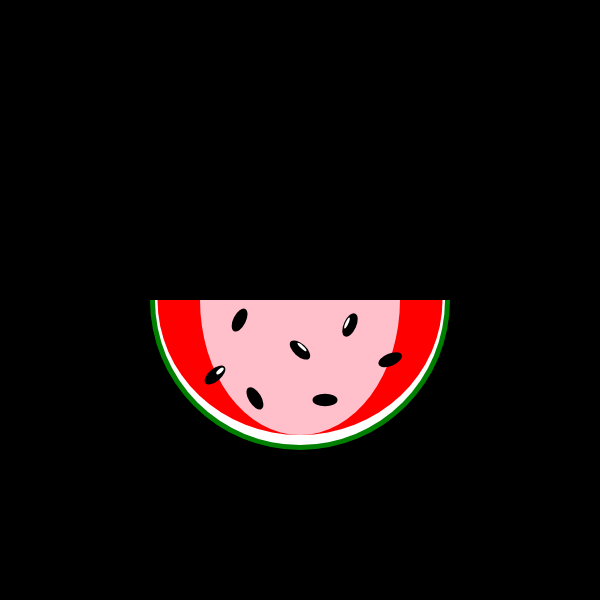
Frame 1 (no input)
Frame 60 (no input): identical to frame 1, image omitted
Frame 120 (the mouse pressed at the canvas centre since frame 60): identical to frame 1, image omitted

The p5.js sketch that drew this single still picture (run headless with seeded random() and noise() and a simulated clock; from frame 60 on, the mouse is pressed at the canvas centre):

// p5.js sketch
// ── sketch.js
let angle = 0

let greenHalfCircle = {
x: 0,
y: 0,
xWidth: 300,
yHeight: 300,
start: 0,
HowMuchPi: 3.14159265358979323846,
color: 'green',
transX: 300,
transY: 300,
}

let whiteHalfCircle = {
x: 0,
y: 0,
xWidth: 290,
yHeight: 290,
start: 0,
HowMuchPi: 3.14159265358979323846,
color: 255,
transX: 300,
transY: 300,
}

let redHalfCircle = {
x: 0,
y: 0,
xWidth: 285,
yHeight: 270,
start: 0,
HowMuchPi: 3.14159265358979323846,
color: 'red',
transX: 300,
transY: 300,
}

let pinkHalfCircle = {
x: 0,
y: 0,
xWidth: 200,
yHeight: 270,
start: 0,
HowMuchPi: 3.14159265358979323846,
color: 'pink',
transX: 300,
transY: 300,
}

let seed01 = {
x: 60,
y: 90,
h: 25,
w: 12.5,
color: 'black',
transX: 300,
transY: 300,
angle: 45
}

let seed02 = {
x: 60,
y: 90,
h: 25,
w: 12.5,
color: 'black',
transX: 300,
transY: 300,
angle: 75
}

let seed03 = {
x: 45,
y: 45,
h: 25,
w: 12.5,
color: 'black',
transX: 300,
transY: 300,
angle: 90
}

let seed04 = {
x: 25,
y: 100,
h: 25,
w: 12.5,
color: 'black',
transX: 300,
transY: 300,
angle: 0
}



let seed05 = {
x: 0,
y: 0,
h: 25,
w: 12.5,
color: 'black',
transX: 215,
transY: 375,
angle: 15
}

let seed05a = {
x: 0,
y: 0,
h: 9,
w: 4,
color: 'white',
transX: 220,
transY: 371,
angle: 15
}


let seed06 = {
x: 0,
y: 0,
h: 25,
w: 12.5,
color: 'black',
transX: 300,
transY: 350,
angle: 51
}

let seed06a = {
x: 0,
y: 0,
h: 12,
w: 3,
color: 'white',
transX: 302,
transY: 347,
angle: 51
}


let seed07 = {
x: 0,
y: 0,
h: 25,
w: 12.5,
color: 'black',
transX: 350,
transY: 325,
angle: 2
}

let seed07a = {
x: 0,
y: 0,
h: 12,
w: 3,
color: 'white',
transX: 347,
transY: 323,
angle: 2
}

function setup() {
// put setup code here
createCanvas(600, 600);
}

function draw() {
// put drawing code here
background(0);

push();
//ellipseMode(CENTER);
drawHalfCircle(greenHalfCircle);
//angle += .01
//noFill();
//ellipse(0, 0, 1150, 1150);
pop();

push();
drawHalfCircle(whiteHalfCircle);
pop();

drawHalfCircle(redHalfCircle);

drawHalfCircle(pinkHalfCircle);

drawSeed(seed01);

drawSeed(seed02);

drawSeed(seed03);

drawSeed(seed04);

//with white highlight
drawSeed(seed05);
drawSeed(seed05a);

//with white highlight
drawSeed(seed06);
drawSeed(seed06a);

//with white highlight
drawSeed(seed07);
drawSeed(seed07a);




}

function drawHalfCircle(greenHalfCircle) {
push();
noStroke();
translate(greenHalfCircle.transX, greenHalfCircle.transY)
fill(greenHalfCircle.color)
arc(greenHalfCircle.x, greenHalfCircle.y, greenHalfCircle.xWidth, greenHalfCircle.yHeight, greenHalfCircle.start, greenHalfCircle.HowMuchPi)
pop();
}

function drawHalfCircle(whiteHalfCircle) {
push();
noStroke();
translate(whiteHalfCircle.transX, whiteHalfCircle.transY)
fill(whiteHalfCircle.color)
arc(whiteHalfCircle.x, whiteHalfCircle.y, whiteHalfCircle.xWidth, whiteHalfCircle.yHeight, whiteHalfCircle.start, whiteHalfCircle.HowMuchPi)
pop();
}

function drawHalfCircle(redHalfCircle) {
push();
noStroke();
translate(redHalfCircle.transX, redHalfCircle.transY)
fill(redHalfCircle.color);
arc(redHalfCircle.x, redHalfCircle.y, redHalfCircle.xWidth, redHalfCircle.yHeight, redHalfCircle.start, redHalfCircle.HowMuchPi)
pop();
}

function drawHalfCircle(pinkHalfCircle) {
push();
noStroke();
translate(pinkHalfCircle.transX, pinkHalfCircle.transY)
fill(pinkHalfCircle.color);
arc(pinkHalfCircle.x, pinkHalfCircle.y, pinkHalfCircle.xWidth, pinkHalfCircle.yHeight, pinkHalfCircle.start, pinkHalfCircle.HowMuchPi)
pop();
}

function drawSeed(seed01){
push();
noStroke();
fill(seed01.color)
translate(seed01.transX, seed01.transY)
rotate(seed01.angle)
ellipse(seed01.x, seed01.y, seed01.h, seed01.w)
pop();
}

function drawSeed(seed02){
push();
noStroke();
fill(seed02.color)
translate(seed02.transX, seed02.transY)
rotate(seed02.angle)
ellipse(seed02.x, seed02.y, seed02.h, seed02.w)
pop();
}

function drawSeed(seed03){
push();
noStroke();
fill(seed03.color)
translate(seed03.transX, seed03.transY)
rotate(seed03.angle)
ellipse(seed03.x, seed03.y, seed03.h, seed03.w)
pop();
}

function drawSeed(seed04){
push();
noStroke();
fill(seed04.color)
translate(seed04.transX, seed04.transY)
rotate(seed04.angle)
ellipse(seed04.x, seed04.y, seed04.h, seed04.w)
pop();
}

function drawSeed(seed05){
push();
noStroke();
fill(seed05.color)
translate(seed05.transX, seed05.transY)
rotate(seed05.angle)
ellipse(seed05.x, seed05.y, seed05.h, seed05.w)
pop();
}

function drawSeed(seed05a){
push();
noStroke();
fill(seed05a.color)
translate(seed05a.transX, seed05a.transY)
rotate(seed05a.angle)
ellipse(seed05a.x, seed05a.y, seed05a.h, seed05a.w)
pop();
}



function drawSeed(seed06){
push();
noStroke();
fill(seed06.color)
translate(seed06.transX, seed06.transY)
rotate(seed06.angle)
ellipse(seed06.x, seed06.y, seed06.h, seed06.w)
pop();
}

function drawSeed(seed06a){
push();
noStroke();
fill(seed06a.color)
translate(seed06a.transX, seed06a.transY)
rotate(seed06a.angle)
ellipse(seed06a.x, seed06a.y, seed06a.h, seed06a.w)
pop();
}



function drawSeed(seed07){
push();
noStroke();
fill(seed07.color)
translate(seed07.transX, seed07.transY)
rotate(seed07.angle)
ellipse(seed07.x, seed07.y, seed07.h, seed07.w)
pop();
}

function drawSeed(seed07a){
push();
noStroke();
fill(seed07a.color)
translate(seed07a.transX, seed07a.transY)
rotate(seed07a.angle)
ellipse(seed07a.x, seed07a.y, seed07a.h, seed07a.w)
pop();
}
